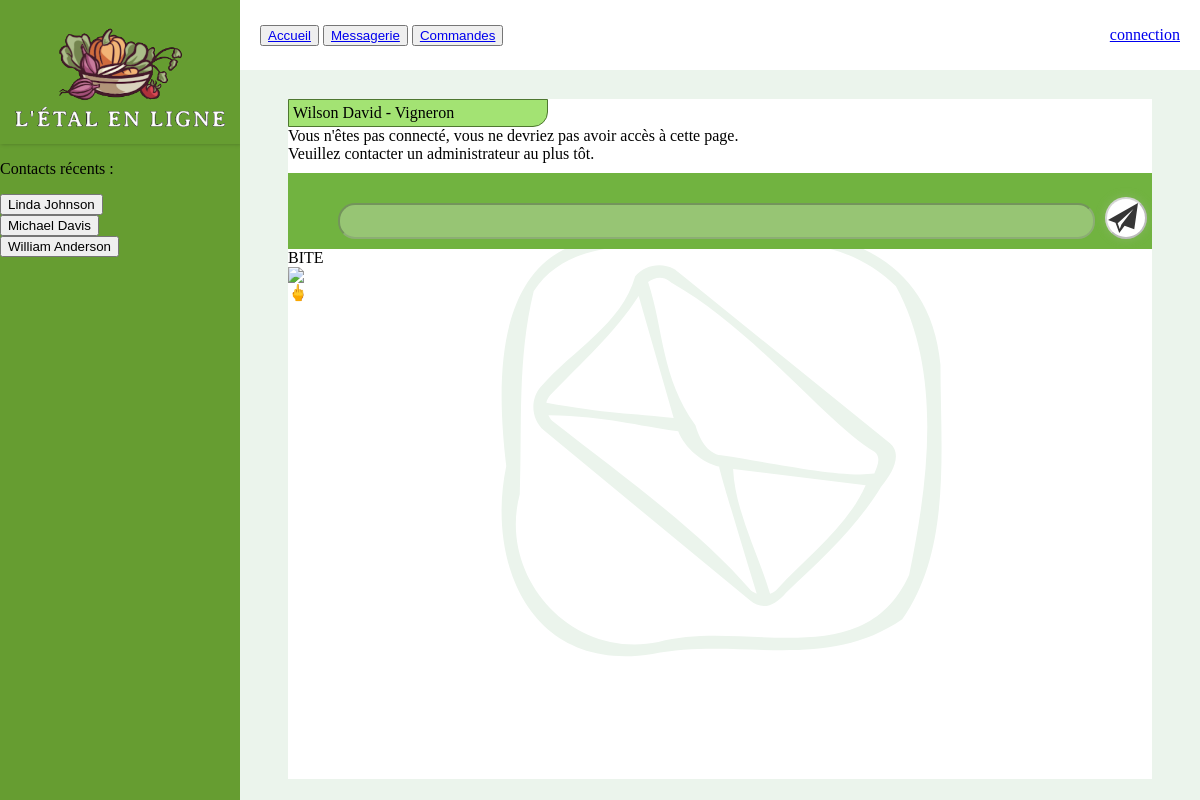
The app's page /message.php?Id_Interlocuteur=4 with its own data.
### tables this page shows
CREATE TABLE UTILISATEUR(
   Id_Uti INT,
   Prenom_Uti VARCHAR(50) NOT NULL,
   Nom_Uti VARCHAR(50) NOT NULL,
   Mail_Uti VARCHAR(50) NOT NULL,
   Adr_Uti VARCHAR(200) NOT NULL,
   Pwd_Uti VARCHAR(50) NOT NULL,
   PRIMARY KEY(Id_Uti),
   UNIQUE(Mail_Uti)
);

### fonction thomas/Messagerie/afficheContacts.php (the view, shortened to what this page needs)
<?php
function dbConnect(){
    $host = 'localhost';
    $dbname = 'sae3';
    $user = 'root';
    $password = '';
    return new PDO('mysql:host='.$host.';dbname='.$dbname.';charset=utf8',$user,$password);
}
function afficheContacts($id_user){
    $bdd = dbConnect();
    $query = $bdd->query(('CALL listeContact('.$id_user.');'));
    $contacts = $query->fetchAll(PDO::FETCH_ASSOC);
    if (count($contacts)==0){
        echo('Vous n\'avez pas de conversation engagée pour le moment 😓');
    }else{
        foreach($contacts as $contact){
            afficherContact($contact);
        }
    }
}
function afficherContact($contact){
    $str = $contact['Prenom_Uti'].' '.$contact['Nom_Uti'];
    ?>
    <form method="get">
        <input type="submit" value="<?php echo($str);?>">
    </form>
    <?php
}
if (isset($_SESSION['Id_Uti'])){
    afficheContacts($_SESSION['Id_Uti']);
}
?>

### fonction Thomas/Messagerie/afficherInterlocuteur.php
<?php
if (isset($_GET['Id_Interlocuteur'])){
    $bdd = dbConnect();
    $query = $bdd->query('SELECT Nom_Uti, Prenom_Uti FROM UTILISATEUR WHERE Id_Uti='.$_GET['Id_Interlocuteur']);
    $interlocuteur=$query->fetchAll(PDO::FETCH_ASSOC);
    $query = $bdd->query('CALL isProducteur('.$_GET['Id_Interlocuteur'].');');
    echo ($interlocuteur[0]['Nom_Uti'].' '.$interlocuteur[0]['Prenom_Uti'].($query->fetchAll(PDO::FETCH_ASSOC))[0]['result']);
}
?>

### css/style.css (style rules this page uses)
html { height: 100%; }
body { height: 100%; margin: 0; padding: 0; }

### records on screen
utilisateur: Prenom_Uti+Nom_Uti "Linda Johnson"
utilisateur: Prenom_Uti+Nom_Uti "Michael Davis"
utilisateur: Prenom_Uti+Nom_Uti "William Anderson"
utilisateur: Nom_Uti "Wilson", Prenom_Uti "David"
